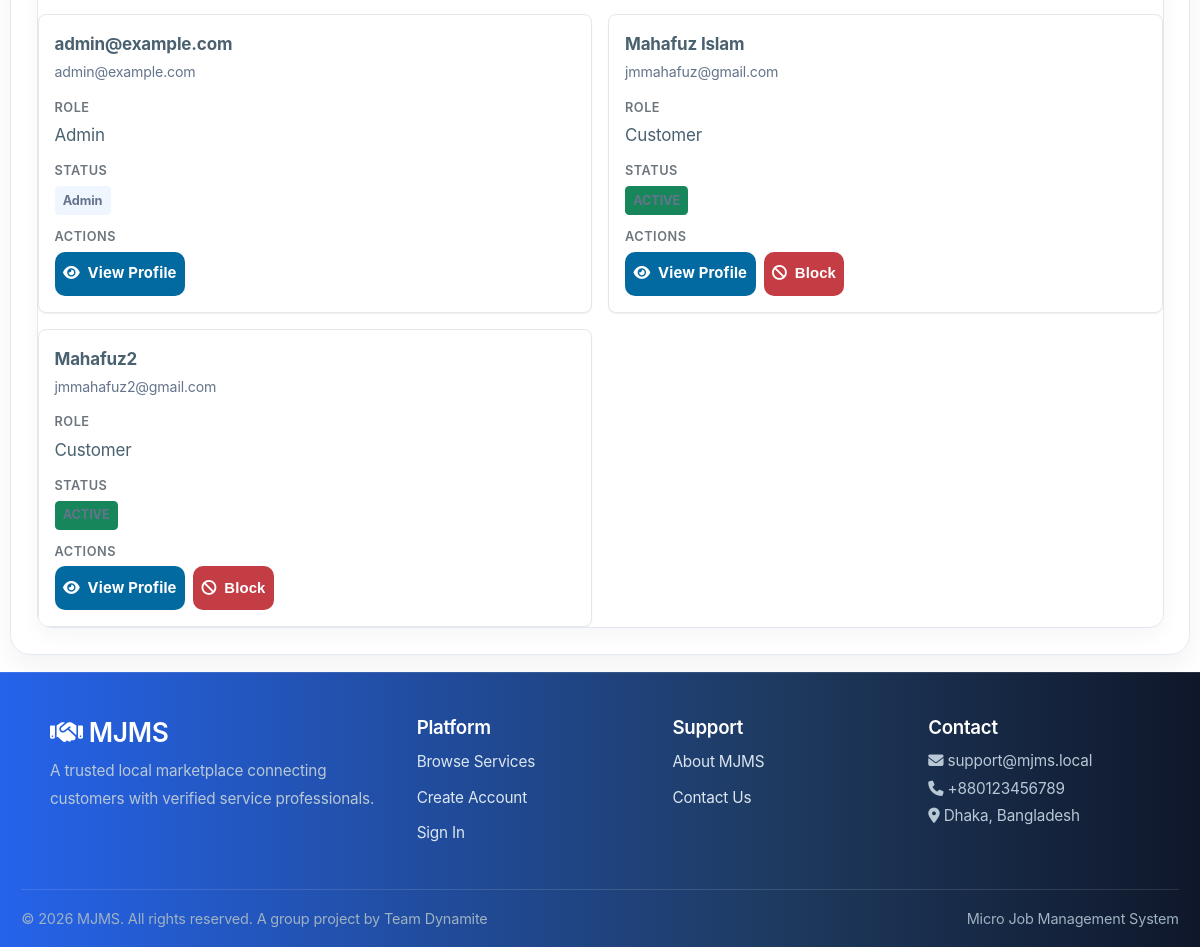
Page /dashboard/admin/users/ (signed in, lower part) on the earlier database version.
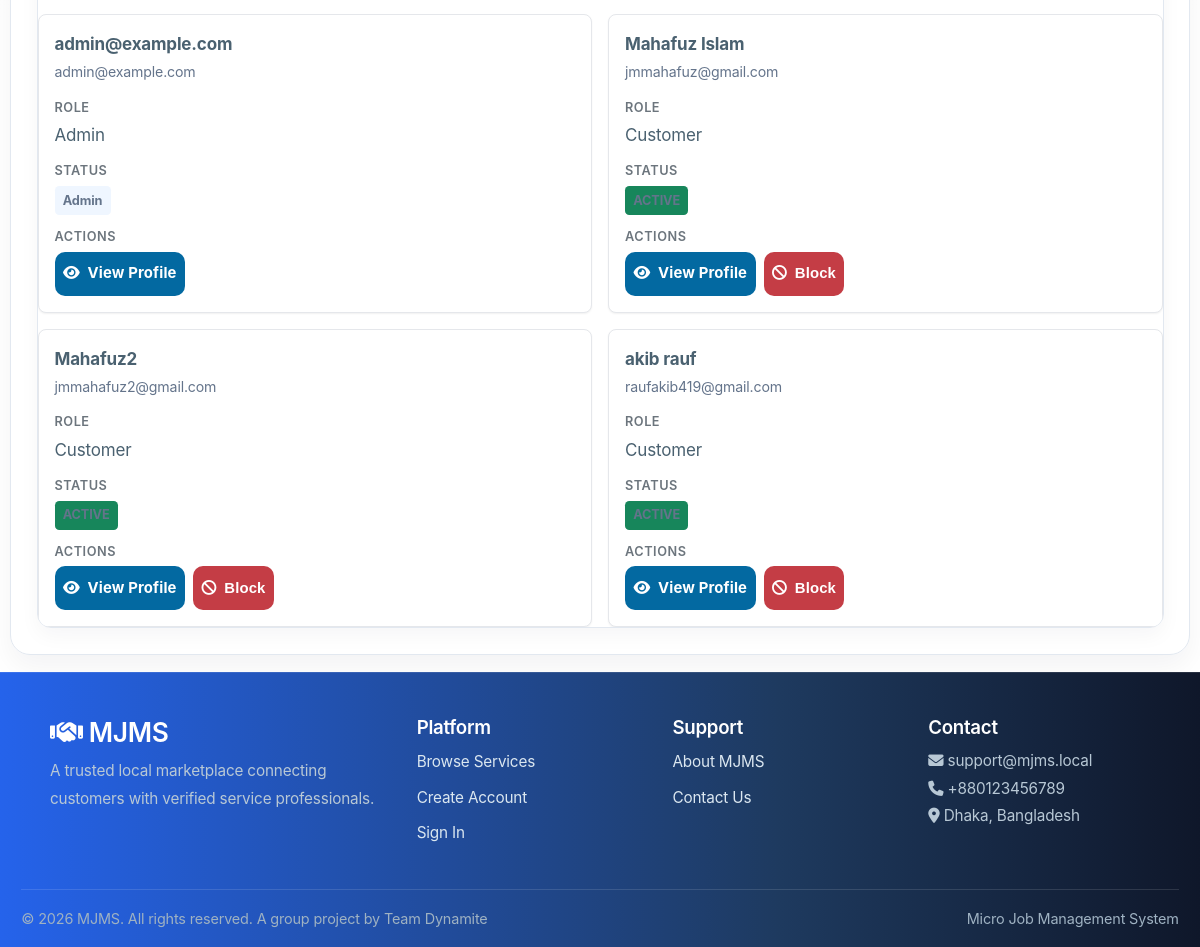
Same page on the later database version.
### accounts/models.py (models this page shows, shortened)
class CustomUser(AbstractBaseUser, PermissionsMixin):
    ROLE_CHOICES = (
        ('customer', 'Customer'),
        ('worker', 'Worker'),
        ('admin', 'Admin'),
    )
    first_name = models.CharField(max_length=150, blank=True)
    last_name = models.CharField(max_length=150, blank=True)
    email = models.EmailField(unique=True)
    is_staff = models.BooleanField(default=False)
    is_active = models.BooleanField(default=True)
    date_joined = models.DateTimeField(auto_now_add=False, null=True)
    objects = CustomUserManager()
    USERNAME_FIELD = 'email'
    REQUIRED_FIELDS = []
    def __init__(self, *args, **kwargs):
        legacy_verified = kwargs.pop('is_verified_worker', None)
        if legacy_verified is not None:
            kwargs['worker_status'] = 'APPROVED' if legacy_verified else 'PENDING'
        super().__init__(*args, **kwargs)
    WORKER_STATUS_CHOICES = [
        ('PENDING', 'Pending Approval'),
        ('APPROVED', 'Approved'),
        ('REJECTED', 'Rejected'),
        ('BLOCKED', 'Blocked'),
    ]
    CUSTOMER_STATUS_CHOICES = [
        ('ACTIVE', 'Active'),
        ('BLOCKED', 'Blocked'),
    ]
    role = models.CharField(max_length=20, choices=ROLE_CHOICES, default='customer')
    phone = models.CharField(max_length=15, blank=True, null=True)
    address = models.TextField(blank=True, null=True)
    city = models.CharField(max_length=100, blank=True, null=True)
    profile_picture = models.ImageField(
        upload_to='profile_pictures/',
        blank=True,
        null=True
    )
    preferred_contact_method = models.CharField(
        max_length=20,
        choices=(
            ('Email', 'Email'),
            ('SMS', 'SMS'),
        ),
        default='Email'
    )
    receive_notifications = models.BooleanField(default=True)
    is_blocked = models.BooleanField(default=False)
    worker_status = models.CharField(
        max_length=20,
        choices=WORKER_STATUS_CHOICES,
        default='PENDING',
        null=True,
        blank=True,
        help_text="Status for worker accounts only"
    )
    customer_status = models.CharField(
        max_length=20,
        choices=CUSTOMER_STATUS_CHOICES,
        default='ACTIVE',
        null=True,
        blank=True,
        help_text="Status for customer accounts only"
    )
    created_at = models.DateTimeField(auto_now_add=True, null=True)
    updated_at = models.DateTimeField(auto_now=True)
    def get_full_name(self):
        return f'{self.first_name} {self.last_name}'.strip()
    @property
    def is_verified_worker(self):
        """Backward-compatible alias for the worker approval status."""
        return self.role == 'worker' and self.worker_status == 'APPROVED'
    class Meta:
        indexes = [
            models.Index(fields=['role', 'created_at']),
            models.Index(fields=['is_blocked']),
        ]

### dashboard/admin_views.py (the view, shortened to what this page needs)
# urls.py: path('admin/users/', admin_views.admin_users_list, name='admin_users_list'),
@staff_member_required
def admin_users_list(request):
    role = request.GET.get('role', 'all')
    search = request.GET.get('search', '')
    users = CustomUser.objects.all()
    if role != 'all':
        users = users.filter(role=role)
    users = users.order_by('-date_joined')
    context = {
        'users': users,
        'role_selected': role,
        'search_query': search,
    }
    return render(request, 'dashboard/admin_users_list.html', context)

### notifications/views.py (called while the page is built)
def notification_context(request):
    if not request.user.is_authenticated:
        return {}
    return {
        'unread_notification_count': Notification.objects.filter(
            user=request.user,
            is_read=False,
        ).count(),
    }

### templates/dashboard/admin_users_list.html (shortened to what the changed rows need)
{% extends 'base.html' %}
{% load static %}
{% block content %}
<div class="card admin-users-list">
    <div class="table-responsive">
        <table class="table">
            <tbody>
                {% for user in users %}
                <tr>
                    <td>
                        <strong>{{ user.get_full_name|default:user.email }}</strong><br>
                        <small>{{ user.email }}</small>
                    </td>
                    <td>{{ user.role|title }}</td>
                    <td>
                        {% if user.role == 'worker' %}
                            <span class="badge bg-info">{{ user.worker_status|default:'PENDING' }}</span>
                        {% elif user.role == 'customer' %}
                            <span class="badge bg-success">{{ user.customer_status|default:'ACTIVE' }}</span>
                        {% else %}
                            <span class="badge bg-warning">Admin</span>
                        {% endif %}
                    </td>
                    <td>
                        <div class="admin-user-actions">
                            <a href="{% url 'admin_view_user_profile' user.pk %}" class="btn btn-info btn-sm">
                                <i class="fas fa-eye"></i> View Profile
                            </a>
                            {% if user.role == 'worker' %}
                                {% if user.worker_status == 'PENDING' %}
                                    <form method="post" action="{% url 'admin_user_action' user.pk %}" class="admin-action-form">
                                        {% csrf_token %}
                                        <input type="hidden" name="action" value="approve_worker" />
                                        <button type="submit" class="btn btn-success btn-sm" title="Approve this worker">
                                            <i class="fas fa-check"></i> Approve
                                        </button>
                                    </form>
                                    <form method="post" action="{% url 'admin_user_action' user.pk %}" class="admin-action-form">
                                        {% csrf_token %}
                                        <input type="hidden" name="action" value="reject_worker" />
                                        <button type="submit" class="btn btn-warning btn-sm" title="Reject this worker">
                                            <i class="fas fa-times"></i> Reject
                                        </button>
                                    </form>
                                {% elif user.worker_status == 'APPROVED' %}
                                    <form method="post" action="{% url 'admin_user_action' user.pk %}" class="admin-action-form">
                                        {% csrf_token %}
                                        <input type="hidden" name="action" value="block_worker" />
                                        <button type="submit" class="btn btn-danger btn-sm" title="Block this worker">
                                            <i class="fas fa-ban"></i> Block
                                        </button>
                                    </form>
                                {% elif user.worker_status == 'BLOCKED' %}
                                    <form method="post" action="{% url 'admin_user_action' user.pk %}" class="admin-action-form">
                                        {% csrf_token %}
                                        <input type="hidden" name="action" value="unblock_worker" />
                                        <button type="submit" class="btn btn-success btn-sm" title="Unblock this worker">
                                            <i class="fas fa-unlock"></i> Unblock
                                        </button>
                                    </form>
                                {% else %}
                                    <span class="badge bg-secondary">{{ user.worker_status }}</span>
                                {% endif %}
                            {% elif user.role == 'customer' %}
                                {% if user.customer_status == 'ACTIVE' %}
                                    <form method="post" action="{% url 'admin_user_action' user.pk %}" class="admin-action-form">
                                        <button type="submit" class="btn btn-danger btn-sm" title="Block this customer">
                                            <i class="fas fa-ban"></i> Block
                                        </button>
                                    </form>
                                {% endif %}
                            {% endif %}
                        </div>
                    </td>
                </tr>
                {% empty %}
                <tr>
                    <td colspan="4" class="text-center">No users found.</td>
                </tr>
                {% endfor %}
            </tbody>
        </table>
    </div>
</div>
{% endblock %}

Differences in the rows shown:
added CustomUser: get_full_name "akib rauf", email "raufakib419@gmail.com", role "Customer", customer_status "ACTIVE" (drawn)
